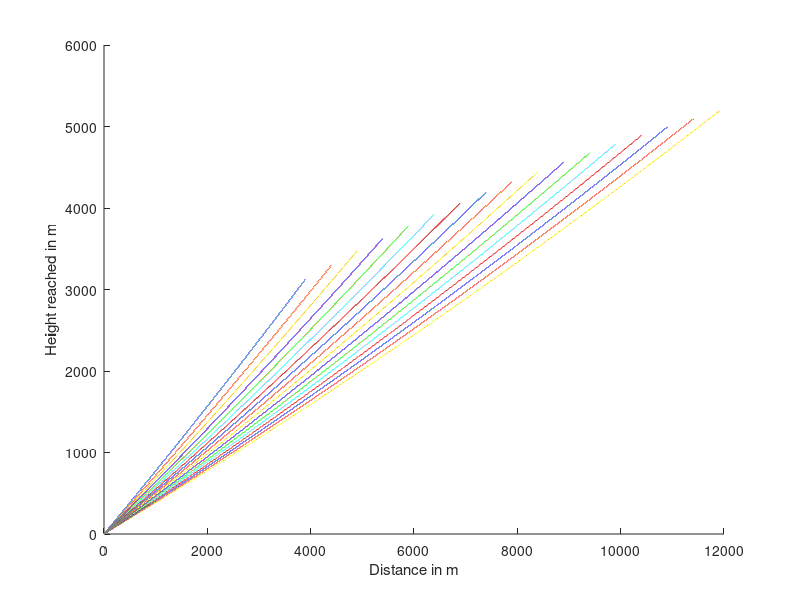
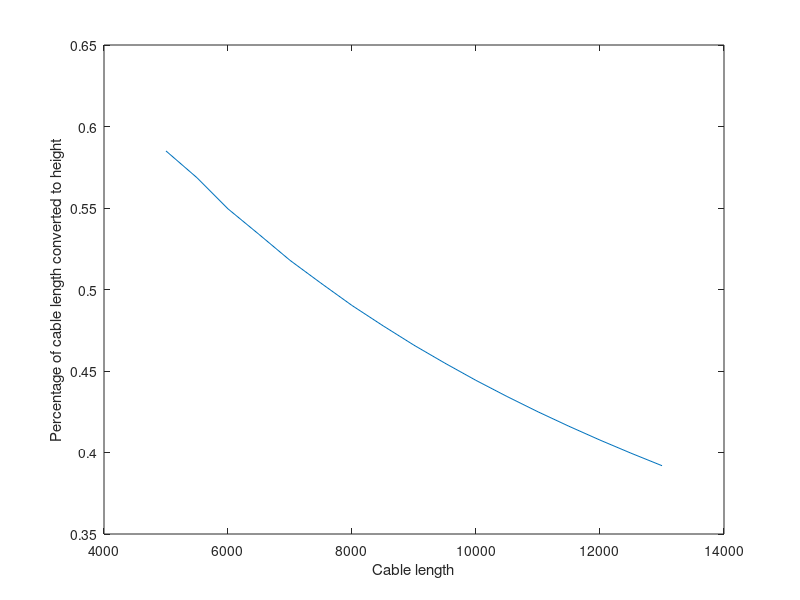

Write the MATLAB code that produced these figures, in order.
%% Parameters
% Glider
S 	= 17.95	; % glider wing area [m^2]
Speed 	= 28	; % glider towing speed [m/s]
M 	= 550	; % glider laden mass [kg]
Cdg 	= 0.038	; % glider drag coefficient
Clg 	= 1.19	; % glider lift coefficient
% Cable
t	= 0.004	; % cable thickness [m]
Cdc 	= 1	; % cable drag coefficient
beta	= 0	; % angle between cable drag vector and horizontal [degree]
mu 	= 0.0093; % cable linear density [kg/m]
% Earth surface
Rho 	= 1.255	; % air density [kg/m^3]
g 	= 9.81	; % gravitational constant [m/s^2] 

%% Initialise variables
figure		;
i	= 1	;
Delta	= []	;
x	= []	;
y	= []	;
pace_l	= 500	;
l	= [5000:pace_l:13000];
compt	= 0	;
pace	= 0.1	;
X	= []	;
Yg	= []	;
%% Forces acting on the system
W 	= M*g			; % glider weight [N]
D 	= 0.5*Rho*S*Speed*Speed*Cdg	; % glider drag [N]
L 	= 0.5*Rho*S*Speed*Speed*Clg	; % glider lift [N]
d 	= 0.5*Rho*t*Speed*Speed*Cdc	; % cable linear drag  [N/m]
Yg(1)	= 0.585*l(1)		; % initialise Yg [m] 
%% Computation of the shape
for k=1:length(l)	% shape for different lengths
     Wc 	= l(k)*mu*g		; % cable weight [N]
     Th 	= D+d*Yg(i)		; % horizontal tension component [N]
     a 	= Th/(mu*g)		; % shape factor equation
    if (L-W-Wc)>0
        K1 	= asinh((L-W-Wc)/Th)	; % constant 1
        K2 	= -a*cosh(K1)		; % constant 2
        Xg 	= a*(asinh((L-W)/D)-K1)	; % x-value of cable top end
        y(i) 	= a*cosh(Xg)		;	
 
        fun	= @(x) sqrt(1+(sinh(x/a+K1)).^2)	; % length_curve(a,K1)
        long	= quadgk(fun,0,0)		; % call integral solver

        while long<l(i)
            compt   =compt+pace		;
            long    = quadgk(fun,0,compt)	;
        end
        
        u=1;
        for j	= 1:pace:(compt-pace)
            x(u)	= j			; 
            y(u)	= ((a*cosh(x(u)/a+K1)+K2))	;
            u=u+1;
        end
    else
        x = 0	;
        y = 0	; 
    end

    hold on			;
    plot(x,y)			;
    Yg(i+1)=y(end)		;
    i=i+1			;
    xlabel('Distance in m')		;
    ylabel('Height reached in m')	;
 end


for i=1:length(l)
        Delta(i)=Yg(i)/l(i)	;
        X(i)=l(1)+(i-1)*pace_l	;       
end
 
figure			;
plot(X, Delta)		;
xlabel('Cable length')		;
ylabel('Percentage of cable length converted to height')